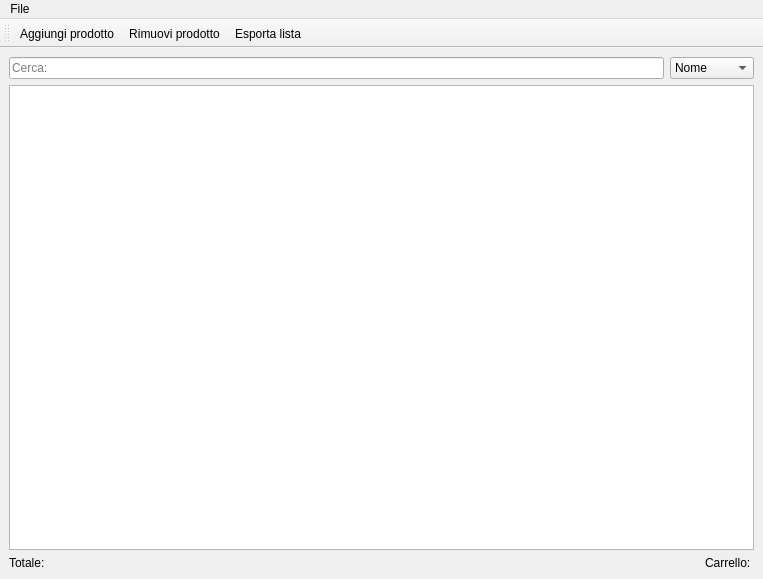
<?xml version="1.0" encoding="UTF-8"?>
<ui version="4.0">
 <class>MainWindow</class>
 <widget class="QMainWindow" name="MainWindow">
  <property name="geometry">
   <rect>
    <x>0</x>
    <y>0</y>
    <width>763</width>
    <height>579</height>
   </rect>
  </property>
  <property name="windowTitle">
   <string>Lista Spesa</string>
  </property>
  <property name="windowIcon">
   <iconset resource="Resources.qrc">
    <normaloff>:/Icons/Icons/logo_120.png</normaloff>:/Icons/Icons/logo_120.png</iconset>
  </property>
  <widget class="QWidget" name="centralwidget">
   <layout class="QGridLayout" name="gridLayout">
    <item row="0" column="0">
     <widget class="QLineEdit" name="lineEditFilter">
      <property name="placeholderText">
       <string>Cerca:</string>
      </property>
      <property name="clearButtonEnabled">
       <bool>true</bool>
      </property>
     </widget>
    </item>
    <item row="1" column="0" colspan="3">
     <widget class="QTableView" name="tableView">
      <property name="showDropIndicator" stdset="0">
       <bool>false</bool>
      </property>
      <property name="alternatingRowColors">
       <bool>true</bool>
      </property>
      <property name="selectionBehavior">
       <enum>QAbstractItemView::SelectRows</enum>
      </property>
      <property name="sortingEnabled">
       <bool>true</bool>
      </property>
      <attribute name="horizontalHeaderHighlightSections">
       <bool>false</bool>
      </attribute>
      <attribute name="horizontalHeaderShowSortIndicator" stdset="0">
       <bool>false</bool>
      </attribute>
     </widget>
    </item>
    <item row="2" column="0">
     <widget class="QLabel" name="labelTotale">
      <property name="text">
       <string>Totale:</string>
      </property>
     </widget>
    </item>
    <item row="2" column="2">
     <widget class="QLabel" name="labelCarrello">
      <property name="text">
       <string>Carrello: </string>
      </property>
     </widget>
    </item>
    <item row="0" column="1" colspan="2">
     <widget class="QComboBox" name="comboBox">
      <item>
       <property name="text">
        <string>Nome</string>
       </property>
      </item>
      <item>
       <property name="text">
        <string>Categoria</string>
       </property>
      </item>
      <item>
       <property name="text">
        <string>Quantità</string>
       </property>
      </item>
      <item>
       <property name="text">
        <string>Prezzo</string>
       </property>
      </item>
     </widget>
    </item>
   </layout>
  </widget>
  <widget class="QMenuBar" name="menubar">
   <property name="geometry">
    <rect>
     <x>0</x>
     <y>0</y>
     <width>763</width>
     <height>21</height>
    </rect>
   </property>
   <widget class="QMenu" name="menuFIle">
    <property name="title">
     <string>File</string>
    </property>
    <addaction name="actionAggiungi_prodotto"/>
    <addaction name="actionRimuovi_prodotto"/>
    <addaction name="actionEsporta_lista"/>
   </widget>
   <addaction name="menuFIle"/>
  </widget>
  <widget class="QToolBar" name="toolBar">
   <property name="windowTitle">
    <string>toolBar</string>
   </property>
   <attribute name="toolBarArea">
    <enum>TopToolBarArea</enum>
   </attribute>
   <attribute name="toolBarBreak">
    <bool>false</bool>
   </attribute>
   <addaction name="actionAggiungi_prodotto"/>
   <addaction name="actionRimuovi_prodotto"/>
   <addaction name="actionEsporta_lista"/>
  </widget>
  <action name="actionAggiungi_prodotto">
   <property name="icon">
    <iconset>
     <normalon>:/Icons/Icons/aggiungiProdotto_60.png</normalon>
    </iconset>
   </property>
   <property name="text">
    <string>Aggiungi prodotto</string>
   </property>
  </action>
  <action name="actionRimuovi_prodotto">
   <property name="icon">
    <iconset>
     <normalon>:/Icons/Icons/delete_60.png</normalon>
    </iconset>
   </property>
   <property name="text">
    <string>Rimuovi prodotto</string>
   </property>
  </action>
  <action name="actionEsporta_lista">
   <property name="icon">
    <iconset>
     <normalon>:/Icons/Icons/esporta_60.png</normalon>
    </iconset>
   </property>
   <property name="text">
    <string>Esporta lista</string>
   </property>
  </action>
 </widget>
 <resources>
  <include location="Resources.qrc"/>
 </resources>
 <connections/>
</ui>
